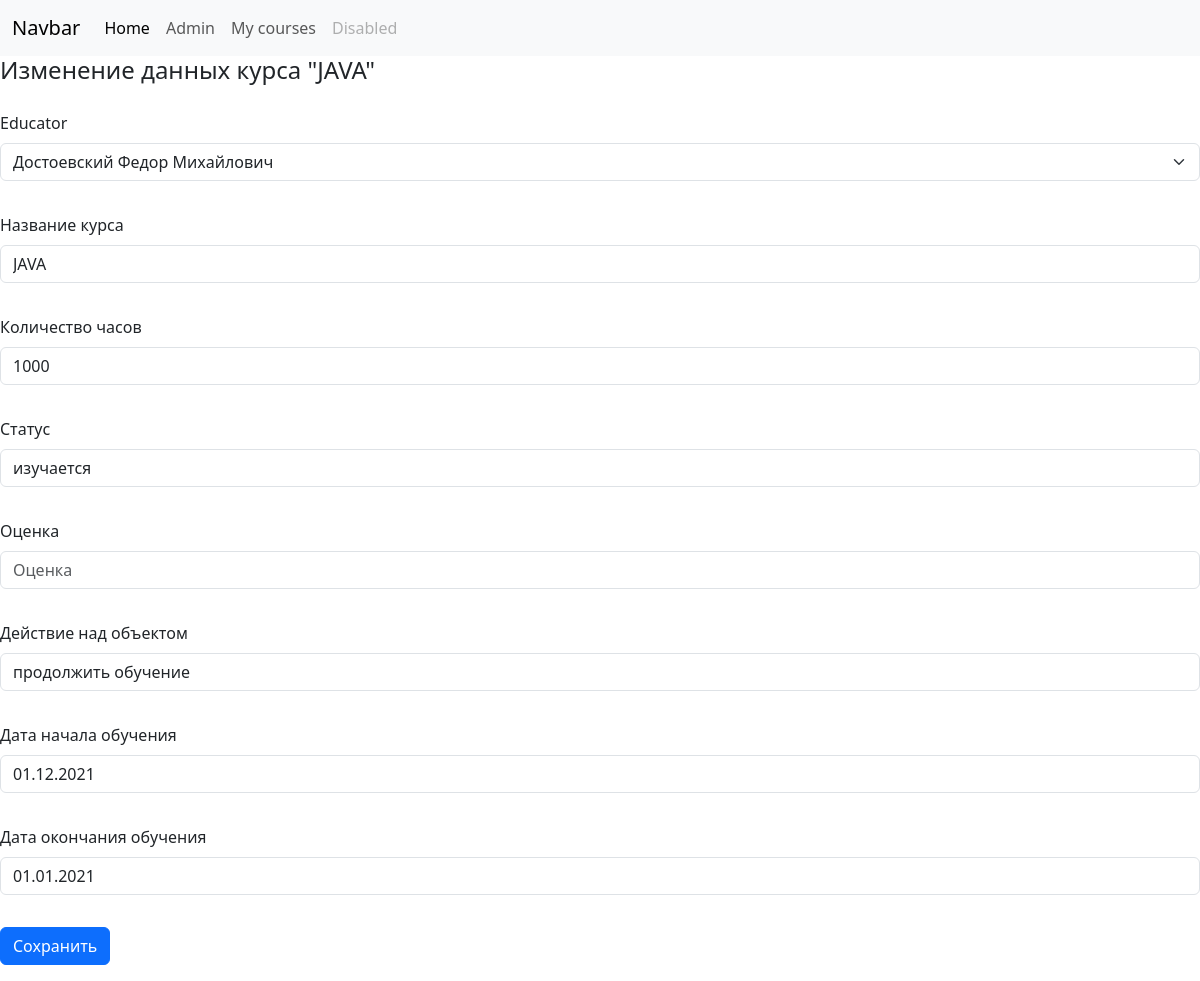
The app's page /courses/9/update/ with its own data.
### userside/models.py (models this page shows)
class course(models.Model):
    educator = models.ForeignKey('userside.educator', on_delete=models.CASCADE, null=True, blank=True,
                                 related_name='mycourses')
    name = models.CharField('Название курса', max_length=128)
    length_of_time = models.IntegerField('Количество часов', blank=True, null=True)
    status = models.CharField('Статус', max_length=128)
    mark = models.IntegerField('Оценка', blank=True, null=True)
    action_object = models.CharField('Действие над объектом', max_length=128)
    date_begin = models.DateField('Дата начала обучения')
    date_end = models.DateField('Дата окончания обучения')
    class Meta:
        ordering = ['name']
        verbose_name = 'Курс'
        verbose_name_plural = 'Курсы'
    def __str__(self):
        return self.name

class educator(models.Model):
    name = models.CharField('Преподаватель', max_length=128)
    def __str__(self):
        return self.name

### userside/views.py (the view, shortened to what this page needs)
# urls.py: path('courses/<int:pk>/update/', userside.views.CourseUpdate.as_view(), name='course_update'),
class CourseUpdate(TitleMixin, UpdateView):
    model = userside.models.course
    form_class = userside.forms.CourseEdit
    def get_title(self):
        return f'Изменение данных курса "{str(self.get_object())}"'

### userside/forms.py
class CourseEdit(forms.ModelForm):
    class Meta:
        model = userside.models.course
        fields = '__all__'

### userside/views.py (called while the page is built)
    def get_context_data(self, **kwargs):
        context = super().get_context_data()
        context['title'] = self.get_title()
        return context

### userside/templates/userside/course_form.html
{% extends 'userside/index.html' %}
{% load bootstrap5 %}
{% block content %}
<form class="row g-3" method="post" style="margin-top: 10px">{% csrf_token %}
    {% bootstrap_form form layout='horizontal' %}
    <div class="col-auto">
        <button type="submit" class="btn btn-primary mb-3">Сохранить</button>
    </div>
</form>
{% endblock %}

### records on screen
course: educator "Достоевский Федор Михайлович", length_of_time "1000", status "изучается", action_object "продолжить обучение", date_begin "01.12.2021", date_end "01.01.2021"
educator: name "JAVA"

### other values on screen
{{ title }} "Изменение данных курса \"JAVA\""
